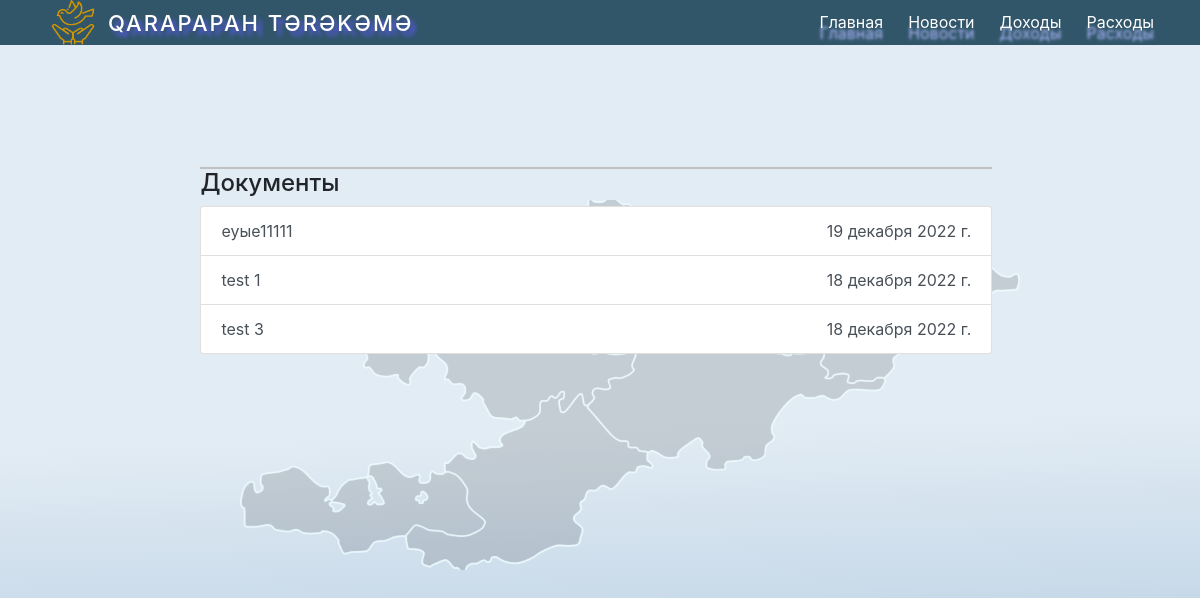
The page /document/ on the database its author committed.
### main/models.py (models this page shows, shortened)
class Document(models.Model):
    date_time = models.DateField('Дата публикации')
    text = models.TextField('Текст')
    files = models.FileField('Документ')
    boolens = models.BooleanField('Видимость ', default = True )
    class Meta:
        verbose_name = "Документы "
        verbose_name_plural = "Документы "

### main/views.py (the view)
# urls.py: path('document/', views.document, name='document'),
def document(request):
    documents = models.Document.objects.filter(boolens = True).order_by('-date_time')
    context = {
        'documents' : documents,
    }
    return render(request, 'main/documents.html', context)

### main/templates/main/documents.html (shortened to what this page needs)
{% extends "main/wrapper.html" %}
{% block content %}
{% load static %}
<h4>Документы</h4>
<div class="profcom_right">
  <h4>Документы</h4>
  <div class="list-group">
    {% for document in documents %}
        <a href="{{ document.files.url }}" class="list-group-item list-group-item-action ">
        {{ document.text}} <span style="float: right;">  {{ document.date_time }}</span>
      </a>
    {% endfor %}
  </div>
{% endblock %}

### main/static/css/style.css (style rules this page uses)
html, body { margin: 0; padding: 0; }
body { background: linear-gradient(178.14deg, #E2ECF4 53.45%, #6f9ac3 148.84%); background-attachment: fixed; width: 100%; min-height: 100vh; }
.profcom_right { top: 130px; position: relative; margin-left: 16.7%; width: 66%; border-top:2px solid silver; }

### rows shown on the page
Document: text "еуые11111", date_time "19 декабря 2022 г."
Document: text "test 1", date_time "18 декабря 2022 г."
Document: text "test 3", date_time "18 декабря 2022 г."
